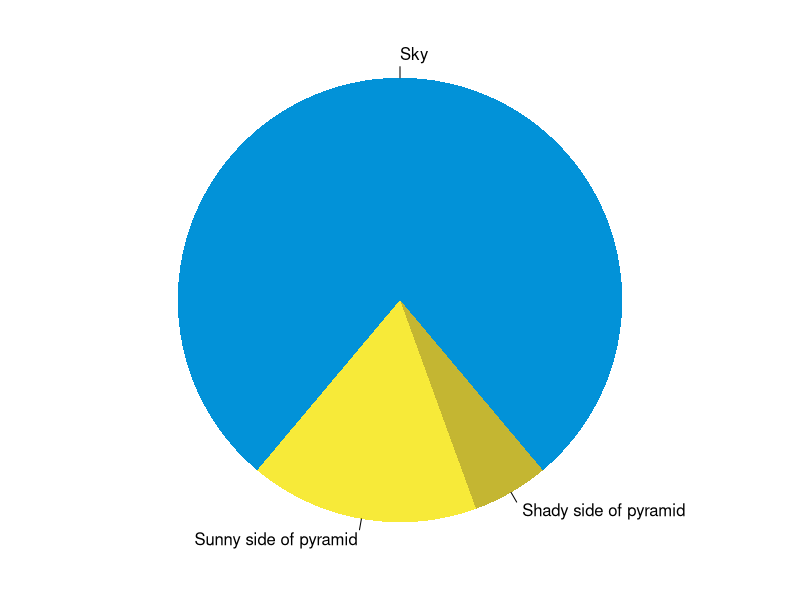
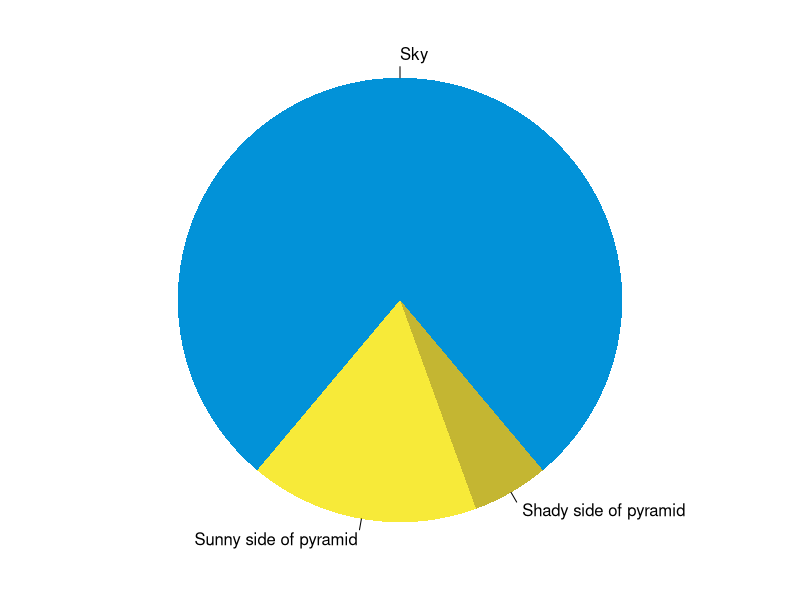

Reproduce these figures in R, in order.
## ---- chunk 1
par(mar = c(0, 1, 0, 1))
pie(
  c(280, 60, 20),
  c('Sky', 'Sunny side of pyramid', 'Shady side of pyramid'),
  col = c('#0292D8', '#F7EA39', '#C4B632'),
  init.angle = -50, border = NA
)
## ---- chunk 2
par(mar = c(0, 1, 0, 1))
pie(
  c(280, 60, 20),
  c('Sky', 'Sunny side of pyramid', 'Shady side of pyramid'),
  col = c('#0292D8', '#F7EA39', '#C4B632'),
  init.angle = -50, border = NA
)
